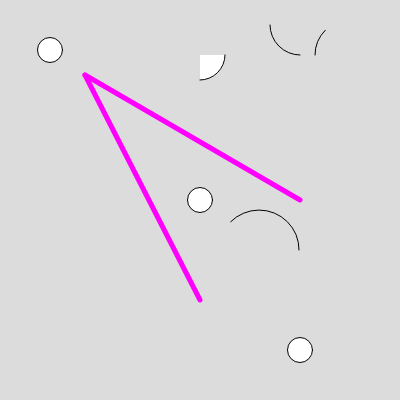
Frame 1 (no input)
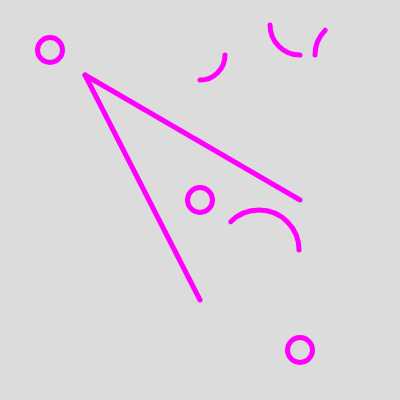
Frame 60 (no input)
Frame 120 (the mouse pressed at the canvas centre since frame 60): identical to frame 60, image omitted

The p5.js sketch that drew these frames (run headless with seeded random() and noise() and a simulated clock; from frame 60 on, the mouse is pressed at the canvas centre):

// p5.js sketch
// ── sketch.js
function setup() {
  createCanvas(400, 400);
}

function draw() {
  background(220);
  circle(50, 50, 25);
  circle(200, 200, 25);
  circle(300, 350, 25);
  describe('A white circle with black outline in the middle of a gray canvas.');
  
   // Bottom-right.
  arc(200, 55, 50, 50, 0, HALF_PI);

  noFill();

  // Bottom-left.
  arc(300, 25, 60, 60, HALF_PI, PI);

  // Top-left.
  arc(350, 55, 70, 70, PI, PI + QUARTER_PI);

  // Top-right.
  arc(259, 250, 80, 80, PI + QUARTER_PI, TWO_PI);

  
   // Style the line.
  stroke('magenta');
  strokeWeight(5);

  line(300, 200, 85, 75);
  line(200, 300, 85, 75);
}
